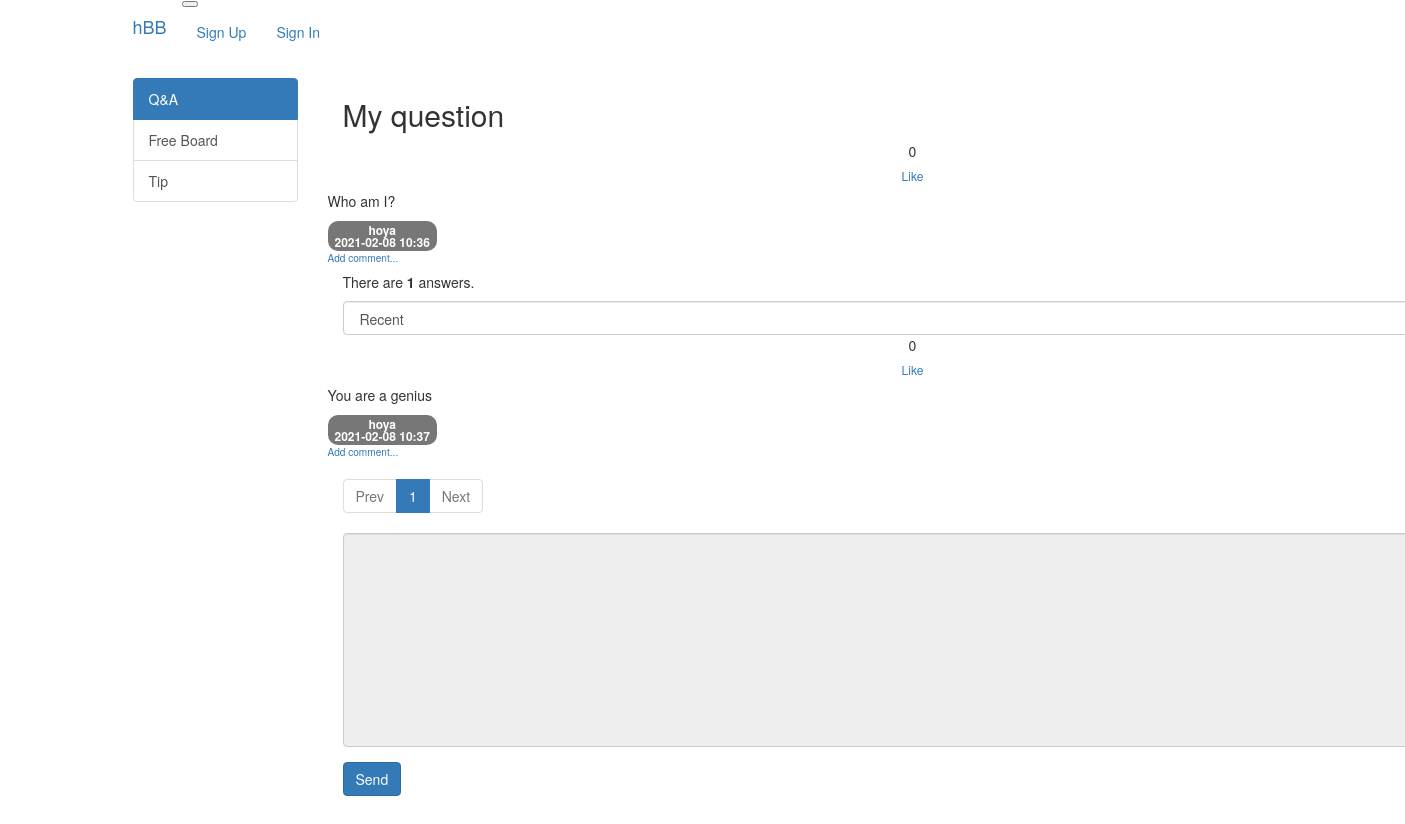
Page /question/detail/4/ on the earlier database version.
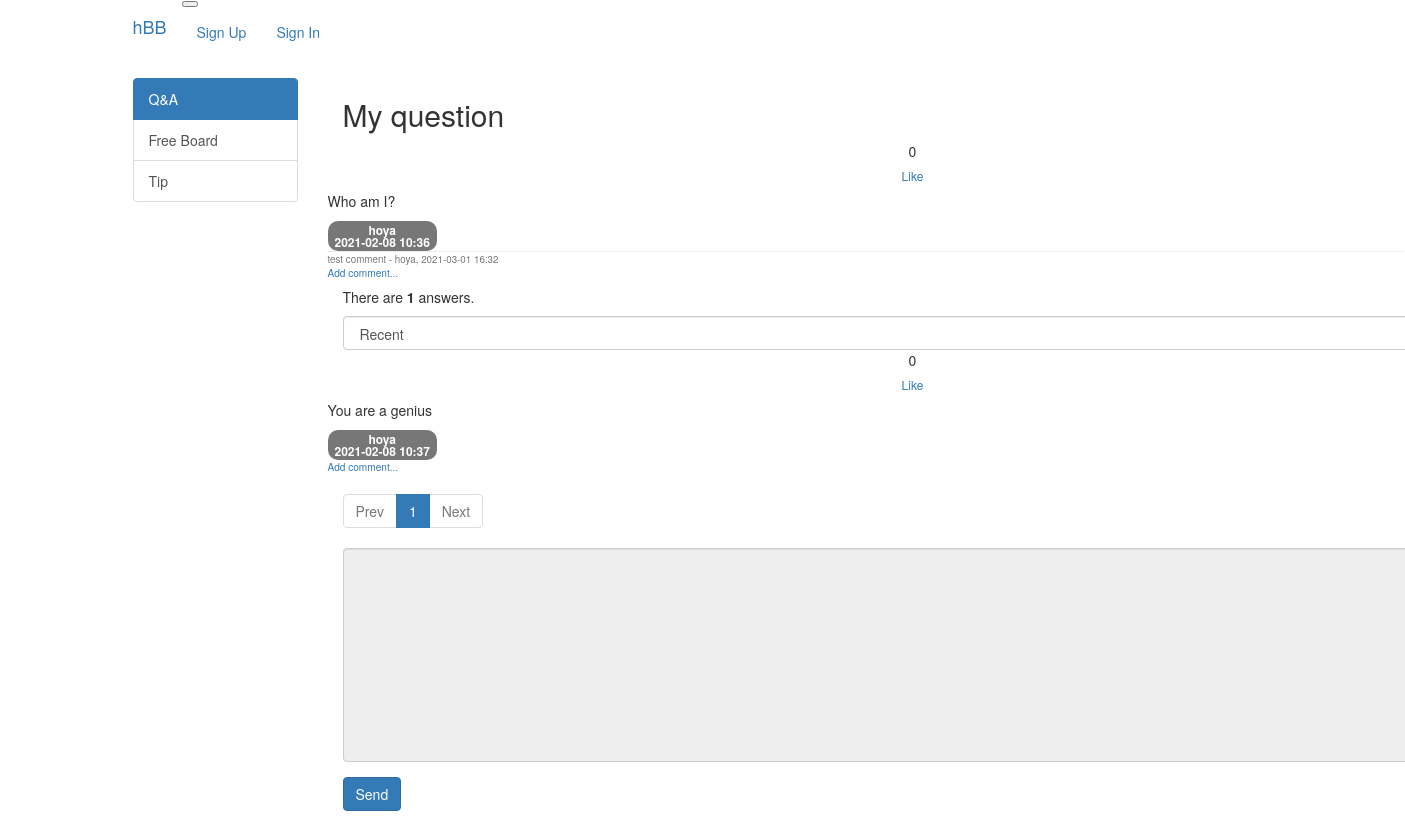
Same page on the later database version.
### src/models/answer.py (models this page shows)
class AnswerModel(db.Model):
    id = db.Column(db.Integer, primary_key=True)
    question_id = db.Column(
        db.Integer, db.ForeignKey("question_model.id", ondelete="CASCADE")
    )
    question = db.relationship(
        "QuestionModel",
        backref=db.backref(
            "answer_set",
        ),
    )
    content = db.Column(db.Text(), nullable=False)
    created_date = db.Column(db.DateTime(), nullable=False)
    user_id = db.Column(
        db.Integer,
        db.ForeignKey("user_model.id", ondelete="CASCADE"),
        nullable=False,
    )
    user = db.relationship("UserModel", backref=db.backref("answer_set"))
    modified_date = db.Column(db.DateTime(), nullable=True)
    like = db.relationship(
        "UserModel", secondary=answer_like, backref=db.backref("answer_like_set")
    )

### src/models/user.py (models this page shows)
class UserModel(db.Model):
    id = db.Column(db.Integer, primary_key=True)
    username = db.Column(db.String(150), unique=True, nullable=False)
    password = db.Column(db.String(200), nullable=False)
    email = db.Column(db.String(120), unique=True, nullable=False)

### src/models/comment.py (models this page shows)
class CommentModel(db.Model):
    id = db.Column(db.Integer, primary_key=True)
    user_id = db.Column(
        db.Integer, db.ForeignKey("user_model.id", ondelete="CASCADE"), nullable=False
    )
    user = db.relationship("UserModel", backref=db.backref("comment_set"))
    content = db.Column(db.Text(), nullable=False)
    created_date = db.Column(db.DateTime(), nullable=False)
    modified_date = db.Column(db.DateTime())
    question_id = db.Column(
        db.Integer,
        db.ForeignKey("question_model.id", ondelete="CASCADE"),
        nullable=True,
    )
    question = db.relationship("QuestionModel", backref=db.backref("comment_set"))
    answer_id = db.Column(
        db.Integer, db.ForeignKey("answer_model.id", ondelete="CASCADE"), nullable=True
    )
    answer = db.relationship("AnswerModel", backref=db.backref("comment_set"))

### src/views/question_views.py (the view)
@bp.route("/detail/<int:question_id>/")
def detail(question_id):
    page = request.args.get("page", type=int, default=1)
    sort = request.args.get("sort", type=str, default="recent")
    category = QuestionModel.query.get_or_404(question_id).category
    if sort == "recommend":
        sub_query = (
            db.session.query(answer_like.c.answer_id, func.count("*").label("num_like"))
            .group_by(answer_like.c.answer_id)
            .subquery()
        )
        answer_list = (
            AnswerModel.query.filter(AnswerModel.question_id == question_id)
            .outerjoin(sub_query, AnswerModel.id == sub_query.c.answer_id)
            .order_by(sub_query.c.num_like.desc(), AnswerModel.created_date.desc())
        )
    else:
        answer_list = AnswerModel.query.filter(
            AnswerModel.question_id == question_id
        ).order_by(AnswerModel.created_date.desc())
    answer_list = answer_list.paginate(page, per_page=5)
    form = AnswerForm()
    question = QuestionModel.query.get_or_404(question_id)
    return render_template(
        "question/question_detail.html",
        category=category,
        question=question,
        answer_list=answer_list,
        page=page,
        sort=sort,
        form=form,
    )

### src/forms.py
class AnswerForm(FlaskForm):
    content = TextAreaField("Content", validators=[DataRequired()])

### src/filter.py (called while the page is built)
def format_datetime(value, fmt="%Y-%m-%d %H:%M"):
    return value.strftime(fmt)

### src/views/account_views.py (called while the page is built)
@bp.before_app_request
def load_signed_in_user():
    user_id = session.get("user_id")
    if user_id is None:
        g.user = None
    else:
        g.user = UserModel.query.get(user_id)

### src/templates/question/question_detail.html (shortened to what the changed rows need)
{% extends "base.html" %}
{% block content %}
<div class="container py-2">
    <h2 class="border-bottom pb-2">{{ question.subject }}</h2>
    <div class="row my-3">
        <div class="col-11">
            <div class="card my-3">
                <div class="card-body">
                    {% if question.comment_set|length > 0 %}
                    <div class="mt-3">
                        {% for comment in question.comment_set %}
                        <div class="comment py-2 text-muted">
                            <span style="white-space: pre-line;">{{ comment.content }}</span>
                            <span>
                                - {{ comment.user.username }}, {{ comment.created_date|datetime }}
                            </span>
                        </div>
                        {% endfor %}
                    </div>
                    {% endif %}
                </div>
            </div>
        </div>
    </div>
    {% for answer in answer_list.items %}
    <div class="row my-3">
        <div class="col-1">
            <div class="bg-light text-center p-3 border font-weight-bolder mb-1">{{ answer.like|length }}</div>
            <a class="recommend btn btn-sm btn-secondary btn-block my-1" href="#"
                data-uri="{{ url_for('like.answer', answer_id=answer.id) }}">Like</a>
        </div>
        <div class="col-11">
            <div class="card mb-2">
                <div class="card-body">
                    <div class="card-text" style="white-space: pre-line;">{{ answer.content|markdown }}</div>
                    <div class="d-flex justify-content-end">
                        <div class="badge badge-light p-2 text-left">
                            <div class="mb-2">{{ answer.user.username }}</div>
                            <div>{{ answer.created_date|datetime }}</div>
                        </div>
                    </div>
                    <div>
                        <a class="small" href="{{ url_for('comment.create_comment_for_answer', answer_id=answer.id) }}">
                            <small>Add comment...</small>
                        </a>
                    </div>
                </div>
            </div>
        </div>
    </div>
    {% endfor %}
    <ul class="pagination justify-content-center">
        {% for page_num in answer_list.iter_pages() %}
        {% if page_num %}
        {% if page_num != answer_list.page %}
        <li class="page-item">
            <a class="page-link" data-page="{{ page_num }}" href="#">{{ page_num }}</a>
        </li>
        {% else %}
        <li class="page-item active" aria-current="page">
            <a class="page-link" href="#">{{ page_num }}</a>
        </li>
        {% endif %}
        {% else %}
        <li class="disabled">
            <a class="page-link" href="#">...</a>
        </li>
        {% endif %}
        {% endfor %}
    </ul>
</div>
{% endblock %}

Differences in the rows shown:
added CommentModel: content "test comment", user.username "hoya", created_date "2021-03-01 16:32"
